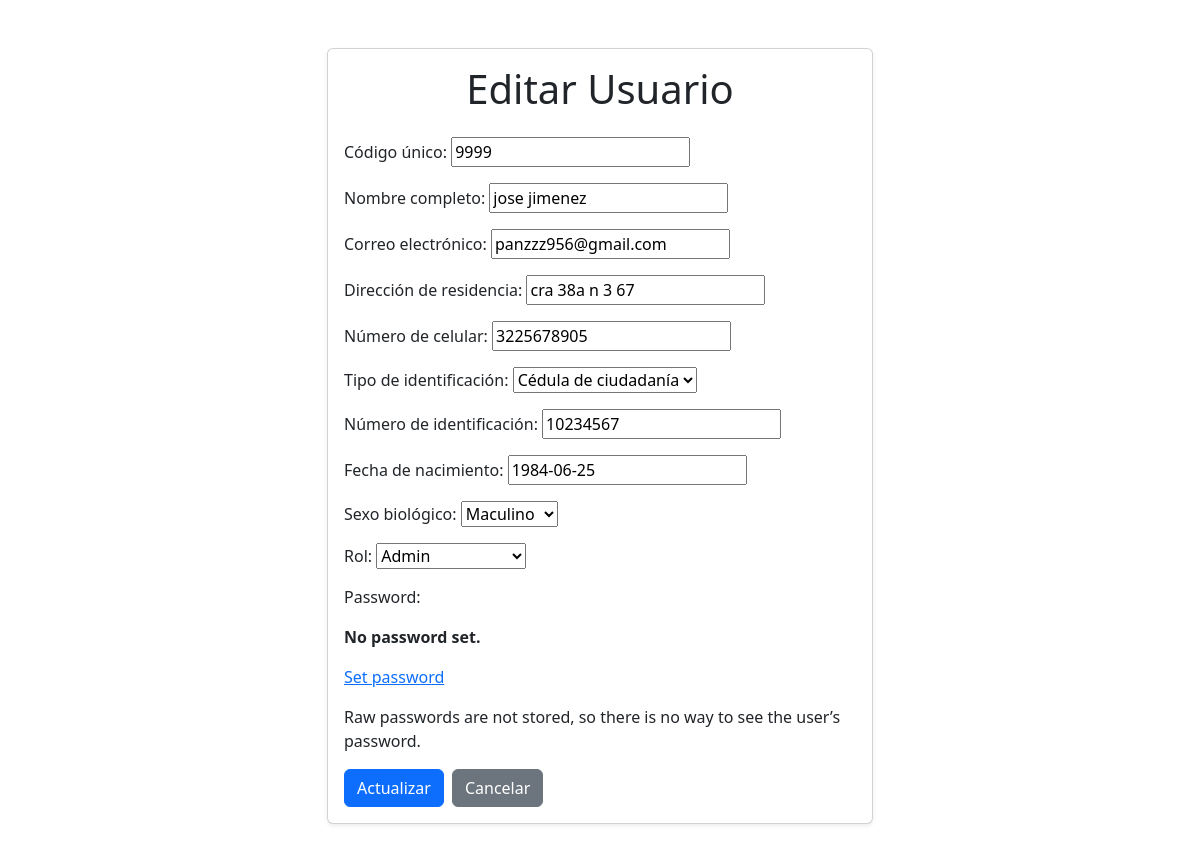
The page /editar_user/1/ on the database its author committed.
### resultados/models.py (models this page shows)
class CustomUser(AbstractUser):
    ROLE_CHOICES = [
        ('', 'Seleccione un rol'),
        ('admin', 'Admin'),
        ('medico', 'Medico'),
    ]
    TDOCUMENTO_CHOICES = [
        ('cedula_ciudadania', 'Cédula de ciudadanía'),
        ('tarjeta_identidad', 'Tarjeta de identidad'),
        ('cedula_extranjeria', 'Cédula de extranjería'),
    ]
    SEXO_CHOICES = [
        ('Femenino', 'Femenino'),
        ('Maculino', 'Maculino'),
        ('Otro', 'Otro'),
    ]
    codigo = models.CharField(max_length=255, verbose_name='código único')
    role = models.CharField(max_length=10, choices=ROLE_CHOICES, default='')
    name = models.CharField(max_length=255, verbose_name='Nombre completo')
    email = models.EmailField(verbose_name='Correo electrónico')
    direccion = models.CharField(max_length=255, verbose_name='Dirección de residencia')
    celular = models.CharField(max_length=15, verbose_name='Número de celular')
    tipo_identificacion = models.CharField(max_length=20, choices=TDOCUMENTO_CHOICES, verbose_name='Tipo de identificación')
    numero_identificacion = models.CharField(max_length=20, verbose_name='Número de identificación')
    fecha_nacimiento = models.DateField(verbose_name='Fecha de nacimiento', null=True, blank=True)  # Campo no nulo
    sexo = models.CharField(max_length=10, choices=SEXO_CHOICES, verbose_name='Sexo biológico')
    groups = models.ManyToManyField(
        'auth.Group',
        related_name='customuser_set',
        blank=True,
        help_text='Los grupos a los que pertenece este usuario. El usuario obtendrá todos los permisos otorgados a cada uno de sus grupos.',
        related_query_name='customuser',
    )
    user_permissions = models.ManyToManyField(
        'auth.Permission',
        related_name='customuser_set',
        blank=True,
        help_text='Permisos específicos para este usuario.',
        related_query_name='customuser',
    )

### resultados/views.py (the view)
# urls.py: path('editar_user/<int:user_id>/', views.editar_user, name='editar_user'),
def editar_user(request, user_id):
    user = get_object_or_404(CustomUser, id=user_id)
    if request.method == 'POST':
        form = modificarCustomUserForm(request.POST, request.FILES, instance=user)
        if form.is_valid():
            form.save()
            return redirect('mostrar_user')  # Redirige a la lista de usuarios después de editar
    else:
        form = modificarCustomUserForm(instance=user)
    return render(request, 'editar_user.html', {
        'form': form,
        'user': user
    })

### resultados/forms.py
class modificarCustomUserForm(UserChangeForm):
    class Meta:
        model = CustomUser
        fields = ['codigo', 'name', 'email', 'direccion', 'celular', 'tipo_identificacion', 'numero_identificacion', 'fecha_nacimiento', 'sexo', 'role']
        labels = {
            'codigo': 'Código único',
            'name': 'Nombre completo',
            'email': 'Correo electrónico',
            'direccion': 'Dirección de residencia',
            'celular': 'Número de celular',
            'tipo_identificacion': 'Tipo de identificación',
            'numero_identificacion': 'Número de identificación',
            'fecha_nacimiento': 'Fecha de nacimiento',
            'sexo': 'Sexo biológico',
            'role': 'Rol'
        }

### resultados/templates/editar_user.html (shortened to what this page needs)
<!DOCTYPE html>
<html lang="en">
<head>
    <link href="https://cdn.jsdelivr.net/npm/bootstrap@5.3.3/dist/css/bootstrap.min.css" rel="stylesheet">
</head>
<body>
    <div class="container my-5">
        <div class="row justify-content-center">
            <div class="col-md-6">
                <div class="card shadow-sm">
                    <div class="card-body">
                        <h1 class="text-center mb-4">Editar Usuario</h1>
                        <form method="post" novalidate>
                            {{ form.as_p }}
                            <div class="d-flex justify-content-start mt-3">
                                <button type="submit" class="btn btn-primary me-2">Actualizar</button>
                                <a href="{% url 'mostrar_user' %}" class="btn btn-secondary">Cancelar</a>
                            </div>
                        </form>
                    </div>
                </div>
            </div>
        </div>
    </div>
</body>
</html>

### rows shown on the page
CustomUser: codigo "9999", name "jose jimenez", email "panzzz956@gmail.com", direccion "cra 38a n 3 67", celular "3225678905", tipo_identificacion "Cédula de ciudadanía", numero_identificacion "10234567", fecha_nacimiento "1984-06-25", sexo "Maculino", role "Admin"
